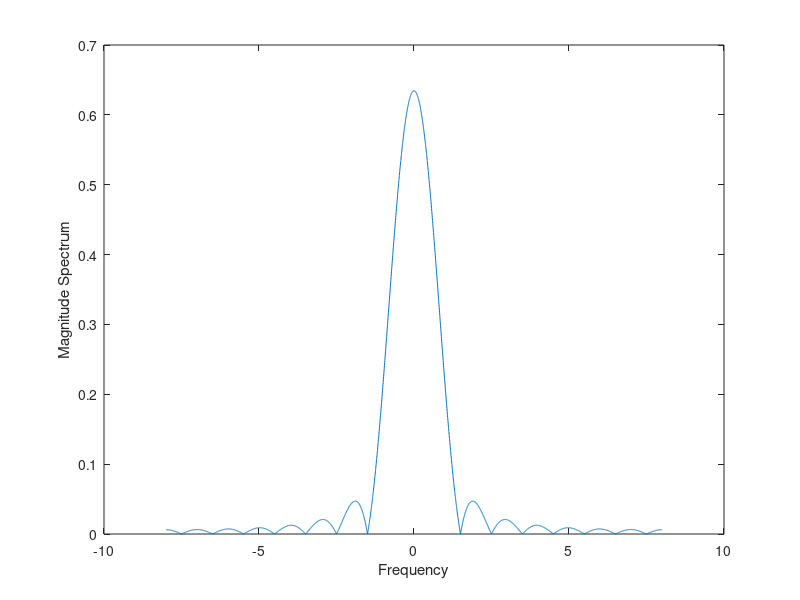

Write the MATLAB code that produced this figure.
%Code fragment 2.5.1 U Madhow Lab 1

ts=1/16; %sampling interval
time_interval = 0:ts:1; %sampling time instants
%%time domain signal evaluated at sampling instants
signal_timedomain = sin(pi*time_interval); %sinusoidal pulse in our example
fs_desired = 1/160; %desired frequency granularity

Nmin = ceil(1/(fs_desired*ts)); 
%minimum length DFT for desired frequency granularity
%for efficient computation, choose FFT size to be power of 2

Nfft = 2^(nextpow2(Nmin)) 
%FFT size = the next power of 2 at least as big as Nmin
%Alternatively, one could also use DFT size equal to the minimum length
%Nfft=Nmin;
%note: fft function in Matlab is just the DFT when Nfft is not a power of 2
%freq domain signal computed using DFT
%fft function of size Nfft automatically zeropads as needed

signal_freqdomain = ts*fft(signal_timedomain,Nfft);

%fftshift function shifts DC to center of spectrum
signal_freqdomain_centered = fftshift(signal_freqdomain);

fs=1/(Nfft*ts); %actual frequency resolution attained

%set of frequencies for which Fourier transform has been 
% computed using DFT
freqs = ((1:Nfft)-1-Nfft/2)*fs;
%Breaking down the expression:
%(1:Nfft) creates an array of numbers from 1 to Nfft. 
% This array represents the indices of the frequency bins 
% obtained from the FFT operation.
%((1:Nfft)-1) subtracts 1 from each element in the array.
% This is done to shift the indices to start from 0. 
% In MATLAB and many programming languages, 
% array indexing typically starts from 1, 
% but in the context of frequency representation, 
% it's common to start indices from 0 for calculations.
%-Nfft/2 subtracts half of the FFT size from each element of the array. 
% This step is used to center the frequencies around 0. 
% In the frequency domain representation obtained from the FFT,
%the frequencies are symmetric around 0 Hz, 
% where negative frequencies correspond to the lower half 
% and positive frequencies to the upper half.
%Finally, the whole expression is multiplied by fs, 
% which is the frequency resolution attained.
% This step scales the indices to represent actual frequencies.

%plot the magnitude spectrum
plot(freqs,abs(signal_freqdomain_centered));
xlabel('Frequency');
ylabel('Magnitude Spectrum');